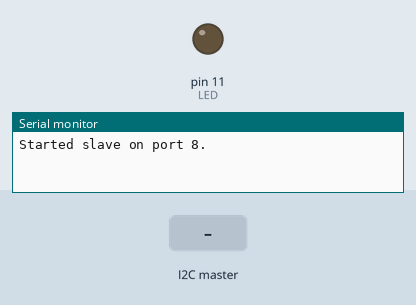
A sketch run on a simulated Arduino Uno, built with avr-gcc and run on an emulated ATmega328P. Parts: output pins drawn as LEDs (lit = HIGH), the last lines printed to the serial monitor. Inputs (shaded band) come from the test bench.

Above: at 1.2 s.
1.3 s: the I2C master sends the byte 100
At 1.8 s:
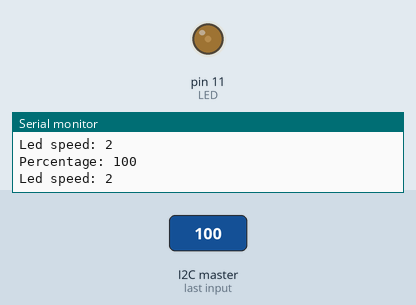
4.3 s: the I2C master sends the byte 99
7.3 s: the I2C master sends the byte 1
10.3 s: the I2C master sends the byte 2
At 12.41 s:
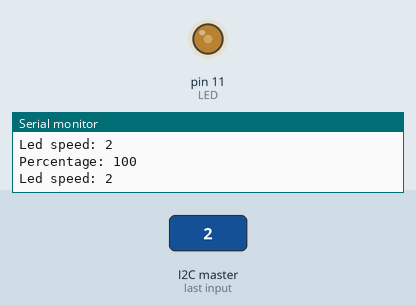
Timing chart, 0 to 14.3 s (numbered marks = the images above; inputs shaded):
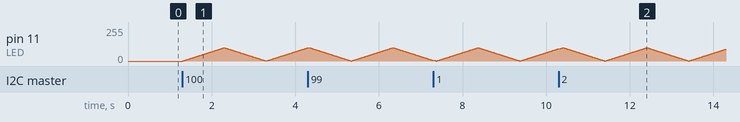

The sketch:

Reader1.ino
```cpp
#include <Wire.h>
#include <stdint.h>

#define EMPTY 0                                             //Slave is empty
#define WORK 1                                              //Slave is working
#define FULL 2                                              //Slave is full
#define FINISHED 3                                          //Slave is finished

#define LED 11                                              //Led diode

long x = -1;                                                //Start of the range
long y = -1;                                                //End of the range

int slaveStatus = EMPTY;                                    //Current slave status

volatile long primes[200];                                            //All prime numbers that can be stored by slave
volatile int counter = 0;                                             //How many prime numbers are actually stored
volatile int sentPrimes = 0;
long index = 0;                                              //Current number
int totalPrimes = 0;
double percent = 1;                                           //LONG
double percentedNumber = 0;                                   //LONG

//800 - sekund
//1600 - 2 sekunde ciklus
//3200 - 4 sekunde ciklus?
volatile byte ledStrength = 0;
volatile byte ledSpeed = 8;
volatile byte ledCnt = 0;
volatile bool up = true;

void clamp() {
  if (ledStrength > 100) {
    ledStrength = 100;
  }
  if (ledStrength < 0) {
    ledStrength = 0;
  }
}

void setup() {
  Wire.begin(8); // join i2c bus with address #8
  pinMode(LED, OUTPUT);
  Wire.onRequest(requestEvent); // register event
  Wire.onReceive(receiveEvent); // register event
  Serial.begin(9600);
  Serial.println("Started slave on port 8.");

  cli();               // Gasimo prekide
  //
  TCCR1A = 0;                   // Stavljamo TCCR1A na 0
  TCCR1B = 0;                   // Stavljamo TCCR1B na 0
  TCNT1  = 0;                   // Counter na 0

  //  8 sekundi ciklus - paljenje + gasenje (0%)
  //  6 sekundi ciklus - paljenje + gasenje (30%)
  //  4 sekunde ciklus - paljenje + gasenje (50%)
  //  2 sekunde ciklus - paljenje + gasenje (70%)
  //  2Hz - 500ms (2 puta u sekundi)
  //  4Hz - 1000ms(1 put u sekundi)
  //  20Hz - 50ms (20 puta u sekundi)
  //  200Hz - 5ms (200 puta u sekundi)
  //  MaxLedStrength = 100 -> za 200Hz je diodi potrebna jedna sekunda da se upali i ugasi

  OCR1A = 9999;                // 16000000/(200Hz*8)
  TCCR1B |= (1 << WGM12);
  TCCR1B |= (1 << CS11);        // Prescaler na 8
  TIMSK1 |= (1 << OCIE1A);
  //
  sei();

}

ISR(TIMER1_COMPA_vect) {

  if (slaveStatus == WORK) {
//    Serial.println();
//    Serial.print("Led CNT: ");
//    Serial.println(ledCnt);
    //        Serial.print("Led Speed: ");
    //        Serial.println(ledSpeed);
    //    Serial.print("Led strength: ");
    //    Serial.println(ledStrength);
    //    Serial.print("Up: ");
    //    Serial.println(up);
    if (ledCnt > ledSpeed)
      ledCnt = ledSpeed;
    if (ledCnt == ledSpeed) {
      ledCnt = 0;
      if (ledStrength >= 100) {
        up = false;
        ledStrength = 100;
      }
      if (ledStrength <= 0) {
        up = true;
        ledStrength = 0;
      }
      if (up)
        ledStrength++;
      else
        ledStrength--;
      clamp();
      //    Serial.print("|");
      //    Serial.print(ledStrength);
      //    Serial.println("|");
      analogWrite(LED, ledStrength);
    }
    ledCnt++;
  }
  else {
    ledStrength = 0;
    analogWrite(LED, ledStrength);
  }
}

void loop() {
  if (slaveStatus == WORK) {
    //    Serial.print("WORK ");
    percentedNumber++;
    //    Percentage handling
    percent = percentedNumber / (y - x + 1);                //Prvo pomnozi pa podeli - kada je LONG
    percent *= 100;
    if (percent < 1) {
      percent = 1;
    }
    if (percent > 100) {
      percent = 100;
    }

    //    Serial.println();
    //    Serial.print("Percented number: ");
    //    Serial.println(percentedNumber);
    //    int temp = percent;
    //    Serial.print("Percentage: ");
    //    Serial.println(temp);

    if (percent >= 10.00 && percent <= 10.10 || percent >= 20.00 && percent <= 20.10 || percent >= 30.00 && percent <= 30.10
        || percent >= 40.00 && percent <= 40.10 || percent >= 50.00 && percent <= 50.10 ||
        percent >= 60.00 && percent <= 60.10 || percent >= 70.00 && percent <= 70.10 ||
        percent >= 80.00 && percent <= 80.10 || percent >= 90.00 && percent <= 90.10 || percent == 100.00) {
      if (percent > 70) {
        ledSpeed = 2;
      }
      else if (percent > 50) {
        ledSpeed = 4;
      }
      else if (percent > 30) {
        ledSpeed = 6;
      }
      else {
        ledSpeed = 8;
      }
      Serial.print("Percentage: ");
      Serial.println((int)percent);
      Serial.print("Led speed: ");
      Serial.println(ledSpeed);
    }
    else {
      delay(5);
      //      Serial.println((int)percent);
    }
    //    Serial.println();

    if (isPrime(index) && counter < 199 && index <= y) {
      primes[counter++] = index;
      totalPrimes++;
      //      Serial.println(index);
    }
    else if (counter == 99) { //199
      slaveStatus = FULL;
      //      totalPrimes = 0;
      percentedNumber = 0;
      ledSpeed = 8;
    }

    //    if (index > y + 100) {
    //      slaveStatus = EMPTY;
    //    }
    if (sentPrimes == totalPrimes && sentPrimes != 0 && index > y) {
      slaveStatus = EMPTY;
      percentedNumber = 0;
      percent = 0;
      ledSpeed = 8;
    }
    if (index == y) {
      Serial.println("FINISHED");
      //      percentedNumber = 0;
      //      percent = 0;
    }
    index++;
  }
  if (slaveStatus == FULL) {
    slaveStatus = EMPTY;
    memset(primes, 0, sizeof(primes));
  }

  //  delay(20); //20
}

// function that executes whenever data is requested by master
// this function is registered as an event, see setup()
void requestEvent() {
  String message = String(slaveStatus);
  Wire.write(message.c_str());
  //  Serial.println("REQUEST");
  //  Serial.print("\t");
  //  Serial.println(message);

  if (slaveStatus == EMPTY) {

  }
  else if (slaveStatus == WORK) {
    byte byteArray[4];

    //    Serial.print("Counter: ");
    //    Serial.println(counter);
    byteArray[0] = (counter >> 8) & 0xFF;
    byteArray[1] = counter & 0xFF;

    Wire.write(byteArray[0]);
    Wire.write(byteArray[1]);

    //    Serial.print("sent primes");
    //    Serial.println(sentPrimes);
    if (counter <= 6) {
      for (int i = 0; i < counter; i++) {
        //        Serial.print("Prime: ");
        //        Serial.print(i);
        //        Serial.print(": ");
        //        Serial.println(primes[i]);

        memset(byteArray, 0, sizeof(byteArray));
        byteArray[0] = (primes[i] >> 24) & 0xFF;
        byteArray[1] = (primes[i] >> 16) & 0xFF;
        byteArray[2] = (primes[i] >> 8) & 0XFF;
        byteArray[3] = (primes[i] & 0XFF);

        Wire.write(byteArray[0]);
        Wire.write(byteArray[1]);
        Wire.write(byteArray[2]);
        Wire.write(byteArray[3]);

      }
      sentPrimes += counter;
      counter = 0;
    }
  }
  else if (slaveStatus == FULL) {

  }
  //  Serial.print("Total primes: ");
  //  Serial.println(totalPrimes - 1);
}

void receiveEvent(int howMany) {
  Serial.println("RECEIVE");
  if (slaveStatus == EMPTY) {

    String str;
    while (Wire.available()) {
      char c = Wire.read();
      str += c;
    }

    x = str.substring(0, str.indexOf(' ')).toInt();
    y = str.substring(str.indexOf(' ') + 1, str.length()).toInt();

    Serial.print(x);
    Serial.print(" ");
    Serial.println(y);

    slaveStatus = WORK;
    index = x;
  }
  else if (slaveStatus == WORK) {

  }
  Serial.print("Slave status in receiveEvent: ");
  Serial.println(slaveStatus);

}

bool isPrime(long i) {
  bool res = true;
  if (i == 1) {
    return !res;
  }
  if (i == 2) {
    return res;
  }
  for (long k = 2; k <= sqrt(i) + 1; k++) {
    if (i % k == 0) {
      res = false;
      break;
    }
  }
  return res;
}
```
